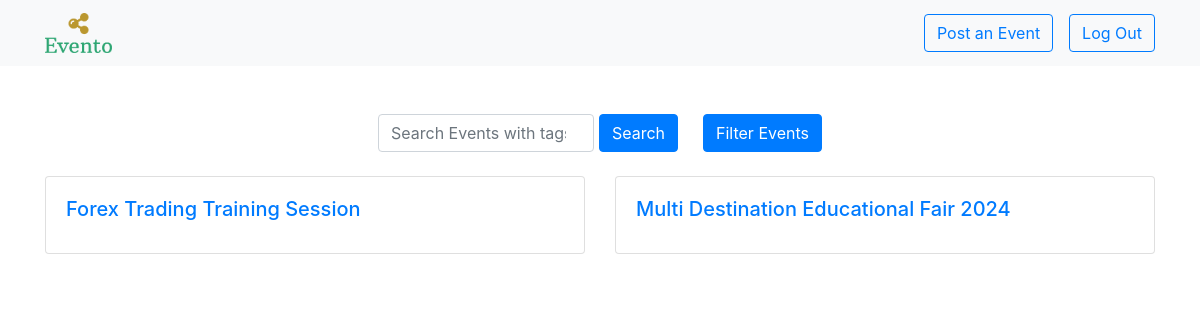
The page /dashboard (signed in) on the database its author committed.
### app.py (models this page shows)
class Event(db.Model):
    id = db.Column(db.Integer, primary_key=True)
    eventname = db.Column(db.String(255), nullable=False)
    duration = db.Column(db.String(100), nullable=False)
    date = db.Column(db.String(100), nullable=False)
    location = db.Column(db.String(100), nullable=False)
    description = db.Column(db.String(1024), nullable=False)
    time = db.Column(db.String(100), nullable=False)
    organizer = db.Column(db.String(100), nullable=False)
    contactorganizer = db.Column(db.String(100), nullable=False)
    tags = db.Column(db.String(100), nullable=False)

### app.py (the view)
@app.route('/dashboard', methods=['GET', 'POST'])
@login_required
def dashboard():
    events = Event.query.all()
    return render_template('dashboard.html', events=events)

### app.py (called while the page is built)
@login_manager.user_loader
def load_user(user_id):
    return User.query.get(int(user_id))

### templates/dashboard.html (shortened to what this page needs)
<!DOCTYPE html>
<html lang="en">
<head>
    <link rel="stylesheet" href="https://cdn.jsdelivr.net/npm/bootstrap@4.3.1/dist/css/bootstrap.min.css">
</head>
<body>
    <nav class="navbar navbar-expand-lg navbar-light bg-light">
        <div class="container">
            <a class="navbar-brand" href="{{url_for('dashboard')}}">
                <img src="/static/logo/png/logo-no-background.png" height="40px" width="auto">
            </a>
            <div class="collapse navbar-collapse justify-content-end" id="navbarNav">
                <ul class="navbar-nav">
                    <li class="nav-item mr-3">
                        <button class="btn btn-outline-primary"><a href="{{url_for('post_event')}}">Post an Event</a></button>
                    </li>
                    <li class="nav-item">
                        <button class="btn btn-outline-primary"><a href="{{url_for('logout')}}">Log Out</a></button>
                    </li>
                </ul>
            </div>
        </div>
    </nav>
    <div class="container mt-5">
        <div style="display: flex; justify-content: center;">
            <div style="display: flex; justify-content: center;">
                <form action="{{ url_for('search') }}" method="POST">
                    <div class="form-outline" data-mdb-input-init style="width: 300px; display: flex;">
                        <input id="search-focus" type="search" class="form-control" name="search_query" placeholder="Search Events with tags" style="flex: 1;">
                        <button type="submit" class="btn btn-primary" style="margin-left: 5px;">Search</button>
                    </div>
                </form>
            </div>
            <button style="margin-left: 25px;" class="btn btn-primary">
                <a href="{{ url_for('filter_events') }}" style="color: white; text-decoration: none;">Filter Events</a>
            </button>
        </div>
        <br>
        <div class="row">
            {% for event in events %}
            <div class="col-md-6">
                <div class="card clickable-card" data-toggle="collapse" data-href="{{ url_for('event_details', event_id=event.id) }}">
                    <div class="card-body">
                        <h5 class="card-title"><a href="{{ url_for('event_details', event_id=event.id) }}">{{ event.eventname }}</a></h5>
                    </div>
                </div>
            </div>
            {% endfor %}
        </div>
    </div>
</body>
</html>

### templates/dashboard.html (style rules this page uses)
.card { margin-bottom: 20px; transition: transform 0.2s; }

### rows shown on the page
Event: eventname "Forex Trading Training Session"
Event: eventname "Multi Destination Educational Fair 2024"
